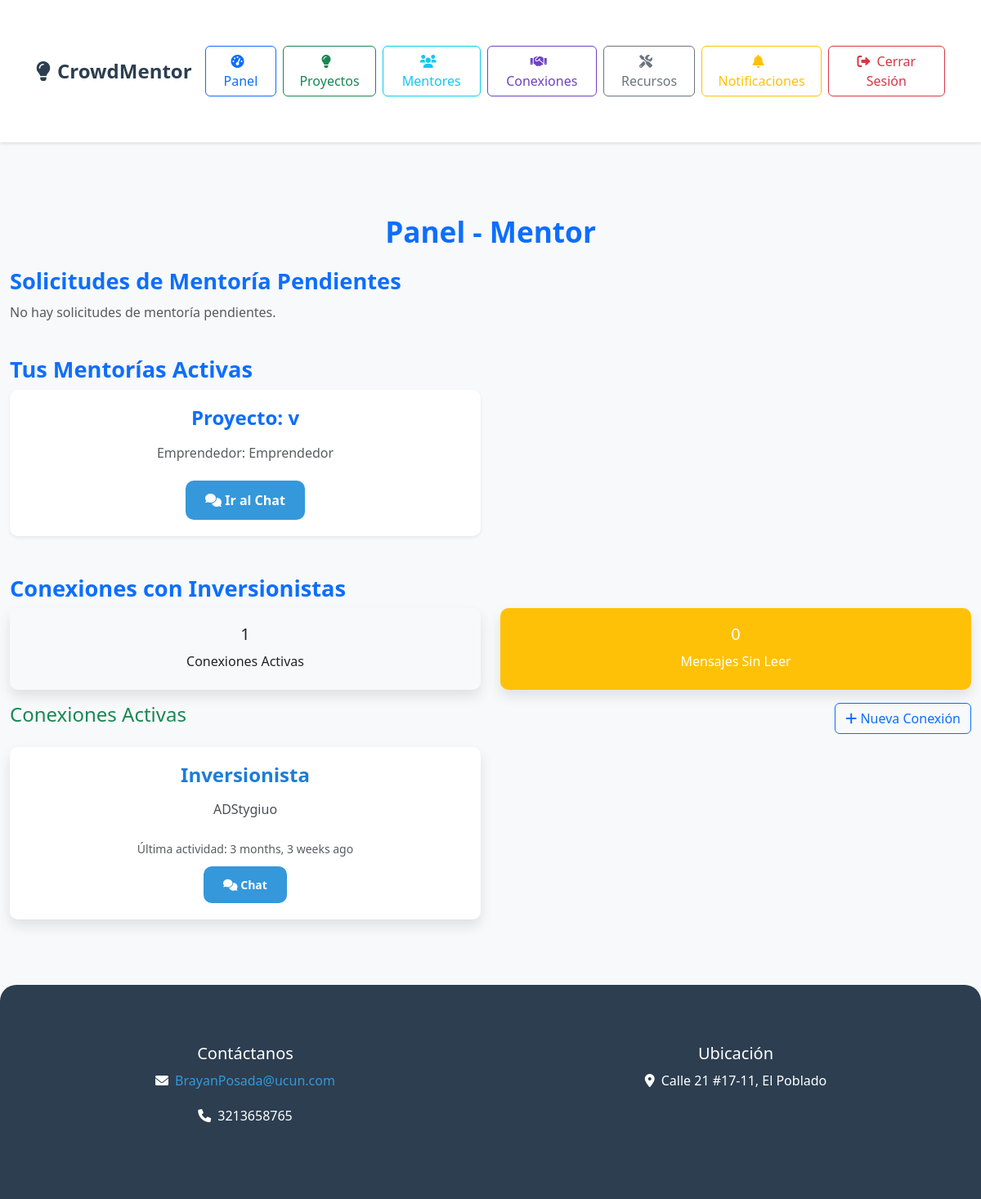
The page /dashboard/ (signed in) on the database as committed earlier.
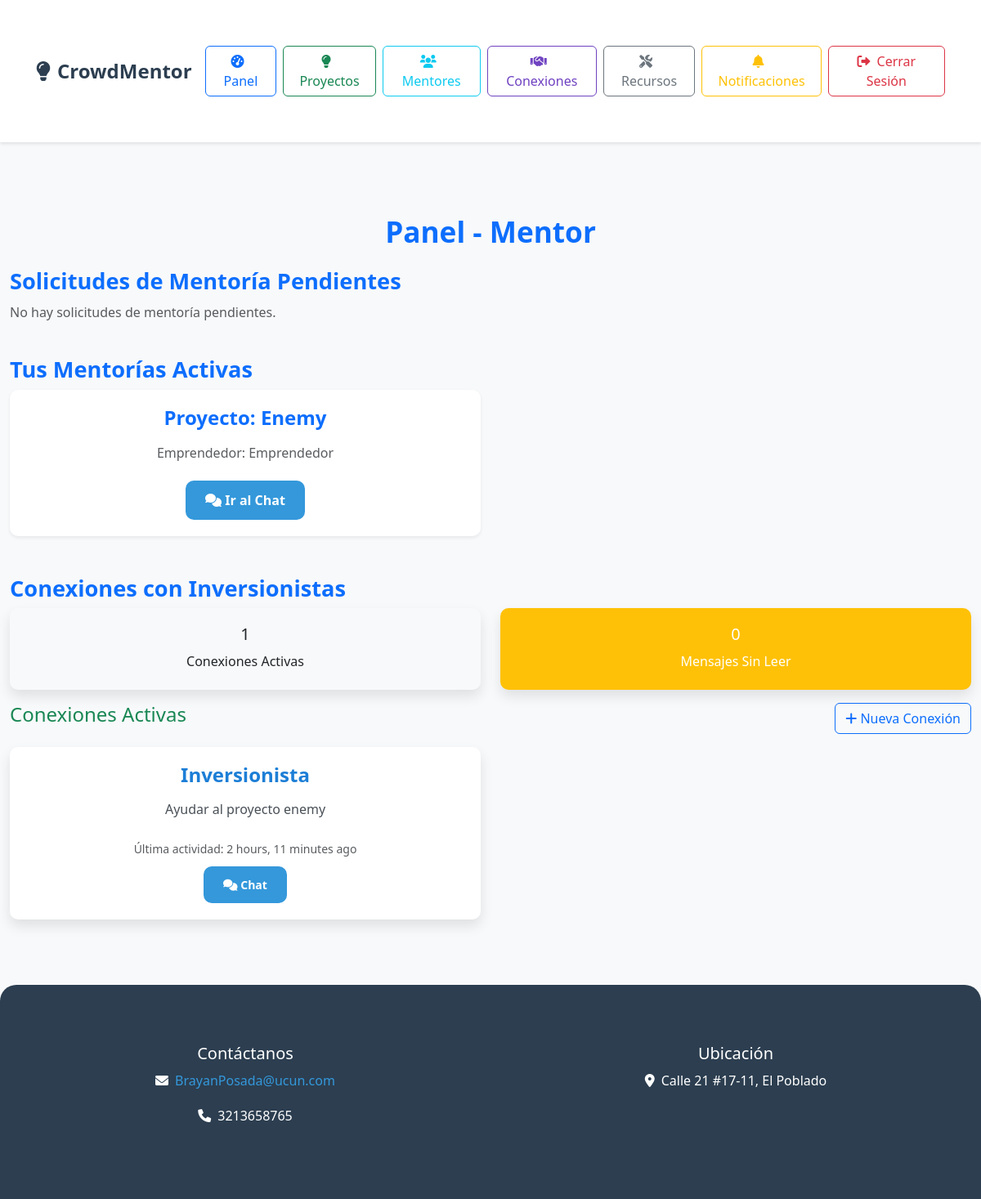
The same page on the database as committed later.
### core/models.py (models this page shows, shortened)
class Mentorship(models.Model):
    INITIATED_BY_CHOICES = [
        ('mentor', 'Mentor'),
        ('entrepreneur', 'Entrepreneur'),
    ]
    project = models.ForeignKey(Project, on_delete=models.CASCADE, related_name='mentorships')
    mentor = models.ForeignKey(User, on_delete=models.CASCADE)
    assigned_at = models.DateTimeField(default=timezone.now)
    status = models.CharField(
        max_length=20,
        choices=[('pending', 'Pending'), ('accepted', 'Accepted'), ('rejected', 'Rejected')],
        default='pending'
    )
    initiated_by = models.CharField(
        max_length=20,
        choices=INITIATED_BY_CHOICES,
        default='mentor'
    )

class Project(models.Model):
    PROJECT_STATUS = (
        ('draft', 'Borrador'),
        ('active', 'Activo'),
        ('funded', 'Financiado'),
        ('completed', 'Completado'),
        ('cancelled', 'Cancelado'),
    )
    title = models.CharField(max_length=200)
    description = models.TextField()
    owner = models.ForeignKey(User, on_delete=models.CASCADE, related_name='projects')
    category = models.ForeignKey('ProjectCategory', on_delete=models.SET_NULL, null=True, blank=True)
    funding_goal = models.DecimalField(max_digits=10, decimal_places=2)
    amount_raised = models.DecimalField(max_digits=10, decimal_places=2, default=0)
    created_at = models.DateTimeField(default=timezone.now)
    image = models.ImageField(upload_to='projects/', blank=True, null=True)
    is_active = models.BooleanField(default=True)
    status = models.CharField(max_length=20, choices=PROJECT_STATUS, default='active')
    views_count = models.IntegerField(default=0)
    likes_count = models.IntegerField(default=0)
    deadline = models.DateField(blank=True, null=True)
    tags = models.CharField(max_length=500, blank=True, help_text="Separar con comas")

class MentorInvestorConnection(models.Model):
    CONNECTION_STATUS = (
        ('pending', 'Pendiente'),
        ('accepted', 'Aceptada'),
        ('rejected', 'Rechazada'),
        ('blocked', 'Bloqueada'),
    )
    INITIATED_BY_CHOICES = [
        ('mentor', 'Mentor'),
        ('investor', 'Inversionista'),
    ]
    mentor = models.ForeignKey(User, on_delete=models.CASCADE, related_name='mentor_connections')
    investor = models.ForeignKey(User, on_delete=models.CASCADE, related_name='investor_connections')
    initiated_by = models.CharField(max_length=20, choices=INITIATED_BY_CHOICES)
    status = models.CharField(max_length=20, choices=CONNECTION_STATUS, default='pending')
    purpose = models.TextField(help_text="Propósito o motivo de la conexión")
    expertise_areas = models.CharField(max_length=500, blank=True, help_text="Áreas de expertise relevantes")
    investment_interests = models.CharField(max_length=500, blank=True, help_text="Intereses de inversión")
    created_at = models.DateTimeField(auto_now_add=True)
    connected_at = models.DateTimeField(null=True, blank=True)  # Cuando se acepta la conexión
    last_activity = models.DateTimeField(auto_now=True)
    class Meta:
        unique_together = ['mentor', 'investor']
        ordering = ['-created_at']

### core/views.py (the view, shortened to what this page needs)
# urls.py: path('dashboard/', views.dashboard, name='dashboard'),
@login_required
def dashboard(request):
    try:
        profile = Profile.objects.get(user=request.user)
    except Profile.DoesNotExist:
        messages.error(request, 'No se encontró un perfil asociado a este usuario.')
        return redirect('home')
    if profile.user_type == 'evaluator' and not profile.is_approved_by_admin:
        messages.error(request, 'Tu cuenta aún no ha sido aprobada por el Administrador.')
        return redirect('home')
    if profile.user_type == 'mentor' and not profile.is_approved:
        messages.error(request, 'Tu cuenta aún no ha sido aprobada por un Evaluador.')
        return redirect('home')
    if request.user.is_superuser:  # Verificar si el usuario es administrador
        return render(request, 'admin_dashboard.html', {'profile': profile})
    if profile.user_type == 'entrepreneur':
        projects = Project.objects.filter(owner=request.user)
        investments = Investment.objects.filter(project__owner=request.user, status='pending')
        accepted_mentorships = Mentorship.objects.filter(
            project__owner=request.user,
            status='accepted'
        )
        pending_mentorships = Mentorship.objects.filter(
            project__owner=request.user,
            status='pending'
        )
        return render(request, 'dashboard.html', {
            'projects': projects,
            'investments': investments,
            'profile': profile,
            'mentorships': accepted_mentorships,
            'pending_mentorships': pending_mentorships
        })
    elif profile.user_type in ['mentor', 'investor']:
        if profile.user_type == 'mentor' and not profile.is_approved:
            messages.error(request, 'Tu cuenta aún no ha sido aprobada por un Evaluador.')
            return redirect('home')
        mentorships = Mentorship.objects.filter(mentor=request.user)
        pending_mentorships = mentorships.filter(status='pending')
        investments = Investment.objects.filter(investor=request.user)
        if profile.user_type == 'mentor':
            connections = MentorInvestorConnection.objects.filter(mentor=request.user, status='accepted')
            pending_connections = MentorInvestorConnection.objects.filter(mentor=request.user, status='pending')
        else:
            connections = MentorInvestorConnection.objects.filter(investor=request.user, status='accepted')
            pending_connections = MentorInvestorConnection.objects.filter(investor=request.user, status='pending')
        unread_connections_messages = 0
        for connection in connections:
            unread_connections_messages += connection.messages.filter(
                is_read=False
            ).exclude(sender=request.user).count()
        return render(request, 'dashboard.html', {
            'mentorships': mentorships,
            'pending_mentorships': pending_mentorships,
            'investments': investments,
            'profile': profile,
            'connections': connections,
            'pending_connections': pending_connections,
            'unread_connections_messages': unread_connections_messages,
        })

### core/templatetags/custom_filters.py (called while the page is built)
@register.filter
def has_profile(user):
    return hasattr(user, 'profile') and user.profile is not None

@register.filter
def get_user_type(user):
    if hasattr(user, 'profile') and user.profile:
        return user.profile.user_type
    return None

### core/templates/dashboard.html (shortened to what the changed rows need)
{% extends 'base.html' %}
{% load static %}
{% block content %}
    <h2 class="text-center text-primary my-4">Panel -
    {% if profile.user_type == 'entrepreneur' %}
        Emprendedor
    {% elif profile.user_type == 'mentor' %}
        Mentor
    {% elif profile.user_type == 'investor' %}
        Inversionista
    {% else %}
        {{ profile.user_type|title }}
    {% endif %}
    </h2>
    {% if profile.user_type == 'entrepreneur' %}
        <h3 class="text-primary">Tus Proyectos</h3>
        <a href="{% url 'project_create' %}" class="btn btn-success mb-3">Crear Nuevo Proyecto</a>
        <div class="row">
            {% for project in projects %}
                <div class="col-md-6 mb-4">
                    <div class="card shadow-sm">
                        <div class="card-body">
                            <h5 class="card-title text-primary">{{ project.title }}</h5>
                            <p class="card-text text-muted">Meta de Financiación: ${{ project.funding_goal|floatformat:0 }} COP</p>
                            <p class="card-text text-muted">Monto Recaudado: ${{ project.amount_raised }}</p>
                            <a href="{% url 'project_detail' project.pk %}" class="btn btn-primary">Ver</a>
                        </div>
                    </div>
                </div>
            {% empty %}
                <p class="text-muted">No hay proyectos aún.</p>
            {% endfor %}
        </div>
        <h3 class="text-primary mt-4">Solicitudes de Mentoría Pendientes</h3>
        <div class="row">
            {% for mentorship in pending_mentorships %}
                <div class="col-md-6 mb-4">
                    <div class="card shadow-sm">
                        <div class="card-body">
                            <h5 class="card-title text-primary">Mentor: {{ mentorship.mentor.get_full_name|default:mentorship.mentor.username }}</h5>
                            <p class="card-text text-muted">Proyecto: {{ mentorship.project.title }}</p>
                            <div class="mt-3">
                                <form method="post" action="{% url 'respond_to_mentorship_request' mentorship.id 'accept' %}" class="d-inline">
                                    {% csrf_token %}
                                    <button type="submit" class="btn btn-success">
                                        <i class="fas fa-check"></i> Aceptar
                                    </button>
                                </form>
                                <form method="post" action="{% url 'respond_to_mentorship_request' mentorship.id 'reject' %}" class="d-inline">
                                    {% csrf_token %}
                                    <button type="submit" class="btn btn-danger">
                                        <i class="fas fa-times"></i> Rechazar
                                    </button>
                                </form>
                            </div>
                        </div>
                    </div>
                </div>
            {% empty %}
                <p class="text-muted">No hay solicitudes de mentoría pendientes.</p>
            {% endfor %}
        </div>
        <h3 class="text-primary mt-4">Mentorías Activas</h3>
        <div class="row">
            {% for mentorship in mentorships %}
                <div class="col-md-6 mb-4">
                    <div class="card shadow-sm">
                        <div class="card-body">
                            <h5 class="card-title text-primary">Mentor: {{ mentorship.mentor.get_full_name|default:mentorship.mentor.username }}</h5>
                            <p class="card-text text-muted">Proyecto: {{ mentorship.project.title }}</p>
                            <a href="{% url 'mentorship_chat' mentorship.id %}" class="btn btn-primary">
                                <i class="fas fa-comments"></i> Ir al Chat
                            </a>
                        </div>
                    </div>
                </div>
            {% empty %}
                <p class="text-muted">No tienes mentorías activas.</p>
            {% endfor %}
        </div>
        <h3 class="text-primary mt-4">Inversiones Pendientes</h3>
        <div class="row">
            {% for investment in investments %}
                {% if investment.status == 'pending' %}
                    <div class="col-md-6 mb-4">
                        <div class="card shadow-sm">
                            <div class="card-body">
                                <h5 class="card-title text-primary">{{ investment.investor.username }}</h5>
                                <p class="card-text text-muted">Monto: ${{ investment.amount }}</p>
                                <p class="card-text text-muted">Porcentaje: {{ investment.equity_percentage }}%</p>
                                <form method="post" action="{% url 'manage_investment' investment.id %}">
                                    {% csrf_token %}
                                    <button type="submit" name="action" value="accept" class="btn btn-success">Aceptar</button>
                                    <button type="submit" name="action" value="reject" class="btn btn-danger">Rechazar</button>
                                </form>
                            </div>
                        </div>
                    </div>
                {% endif %}
            {% empty %}
                <p class="text-muted">No hay inversiones pendientes.</p>
            {% endfor %}
        </div>
    {% elif profile.user_type == 'mentor' %}
        <div class="row">
            {% for mentorship in mentorships %}
                {% if mentorship.status == 'accepted' %}
                    <div class="col-md-6 mb-4">
                        <div class="card shadow-sm">
                            <div class="card-body">
                                <h5 class="card-title text-primary">Proyecto: {{ mentorship.project.title }}</h5>
                                <p class="card-text text-muted">Emprendedor: {{ mentorship.project.owner.get_full_name|default:mentorship.project.owner.username }}</p>
                                <a href="{% url 'mentorship_chat' mentorship.id %}" class="btn btn-primary">
                                    <i class="fas fa-comments"></i> Ir al Chat
                                </a>
                            </div>
                        </div>
                    </div>
                {% endif %}
            {% empty %}
                <p class="text-muted">No hay mentorías activas.</p>
                <a href="{% url 'project_list_for_mentors' %}" class="btn btn-primary">Ver Proyectos Disponibles</a>
            {% endfor %}
        </div>
        <div class="row">
            {% for connection in connections %}
                <div class="col-md-6 mb-3">
                    <div class="card border-success">
                        <div class="card-body">
                            <h6 class="card-title">
                                {{ connection.investor.get_full_name|default:connection.investor.username }}
                            </h6>
                            <p class="card-text small">{{ connection.purpose|truncatewords:15 }}</p>
                            <small class="text-muted">Última actividad: {{ connection.last_activity|timesince }} ago</small>
                            <div class="mt-2">
                                <a href="{% url 'mentor_investor_chat' connection.id %}" class="btn btn-primary btn-sm">
                                    <i class="fas fa-comments"></i> Chat
                                </a>
                            </div>
                        </div>
                    </div>
                </div>
            {% endfor %}
        </div>
    {% endif %}
{% endblock %}

Rows that differ between the two databases and show on the page:
changed Mentorship "Emprendedor": project "v" → "Enemy"
changed MentorInvestorConnection "Inversionista": purpose "ADStygiuo" → "Ayudar al proyecto enemy"; last_activity "3 months, 3 weeks" → "2 hours, 11 minutes"
